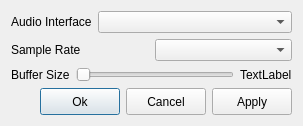
<?xml version="1.0" encoding="UTF-8"?>
<ui version="4.0">
 <class>AudioConfigurationDialog</class>
 <widget class="QDialog" name="AudioConfigurationDialog">
  <property name="geometry">
   <rect>
    <x>0</x>
    <y>0</y>
    <width>303</width>
    <height>126</height>
   </rect>
  </property>
  <property name="sizePolicy">
   <sizepolicy hsizetype="Fixed" vsizetype="Fixed">
    <horstretch>0</horstretch>
    <verstretch>0</verstretch>
   </sizepolicy>
  </property>
  <property name="windowTitle">
   <string>Dialog</string>
  </property>
  <layout class="QVBoxLayout" name="verticalLayout">
   <item>
    <layout class="QHBoxLayout" name="horizontalLayout">
     <item>
      <widget class="QLabel" name="label">
       <property name="sizePolicy">
        <sizepolicy hsizetype="Preferred" vsizetype="Preferred">
         <horstretch>0</horstretch>
         <verstretch>0</verstretch>
        </sizepolicy>
       </property>
       <property name="minimumSize">
        <size>
         <width>0</width>
         <height>0</height>
        </size>
       </property>
       <property name="text">
        <string>Audio Interface</string>
       </property>
      </widget>
     </item>
     <item>
      <widget class="QComboBox" name="audioIFComboBox">
       <property name="sizePolicy">
        <sizepolicy hsizetype="Expanding" vsizetype="Fixed">
         <horstretch>0</horstretch>
         <verstretch>0</verstretch>
        </sizepolicy>
       </property>
      </widget>
     </item>
    </layout>
   </item>
   <item>
    <layout class="QHBoxLayout" name="horizontalLayout_2">
     <item>
      <widget class="QLabel" name="label_2">
       <property name="sizePolicy">
        <sizepolicy hsizetype="Preferred" vsizetype="Preferred">
         <horstretch>0</horstretch>
         <verstretch>0</verstretch>
        </sizepolicy>
       </property>
       <property name="minimumSize">
        <size>
         <width>0</width>
         <height>0</height>
        </size>
       </property>
       <property name="text">
        <string>Sample Rate</string>
       </property>
      </widget>
     </item>
     <item>
      <widget class="QComboBox" name="sampleRateComboBox">
       <property name="sizePolicy">
        <sizepolicy hsizetype="Preferred" vsizetype="Fixed">
         <horstretch>0</horstretch>
         <verstretch>0</verstretch>
        </sizepolicy>
       </property>
      </widget>
     </item>
    </layout>
   </item>
   <item>
    <layout class="QHBoxLayout" name="horizontalLayout_4">
     <item>
      <widget class="QLabel" name="label_3">
       <property name="sizePolicy">
        <sizepolicy hsizetype="Preferred" vsizetype="Preferred">
         <horstretch>0</horstretch>
         <verstretch>0</verstretch>
        </sizepolicy>
       </property>
       <property name="minimumSize">
        <size>
         <width>0</width>
         <height>0</height>
        </size>
       </property>
       <property name="text">
        <string>Buffer Size</string>
       </property>
      </widget>
     </item>
     <item>
      <widget class="QSlider" name="bufferSizeSlider">
       <property name="minimum">
        <number>1</number>
       </property>
       <property name="maximum">
        <number>4096</number>
       </property>
       <property name="orientation">
        <enum>Qt::Horizontal</enum>
       </property>
      </widget>
     </item>
     <item>
      <widget class="QLabel" name="bufferSizeLabel">
       <property name="text">
        <string>TextLabel</string>
       </property>
      </widget>
     </item>
    </layout>
   </item>
   <item>
    <layout class="QHBoxLayout" name="horizontalLayout_3">
     <item>
      <spacer name="horizontalSpacer">
       <property name="orientation">
        <enum>Qt::Horizontal</enum>
       </property>
       <property name="sizeHint" stdset="0">
        <size>
         <width>40</width>
         <height>20</height>
        </size>
       </property>
      </spacer>
     </item>
     <item>
      <widget class="QPushButton" name="OkButton">
       <property name="sizePolicy">
        <sizepolicy hsizetype="Minimum" vsizetype="Expanding">
         <horstretch>0</horstretch>
         <verstretch>0</verstretch>
        </sizepolicy>
       </property>
       <property name="text">
        <string>Ok</string>
       </property>
      </widget>
     </item>
     <item>
      <widget class="QPushButton" name="CancelButton">
       <property name="sizePolicy">
        <sizepolicy hsizetype="Minimum" vsizetype="Expanding">
         <horstretch>0</horstretch>
         <verstretch>0</verstretch>
        </sizepolicy>
       </property>
       <property name="text">
        <string>Cancel</string>
       </property>
      </widget>
     </item>
     <item>
      <widget class="QPushButton" name="ApplyButton">
       <property name="sizePolicy">
        <sizepolicy hsizetype="Minimum" vsizetype="Expanding">
         <horstretch>0</horstretch>
         <verstretch>0</verstretch>
        </sizepolicy>
       </property>
       <property name="text">
        <string>Apply</string>
       </property>
      </widget>
     </item>
    </layout>
   </item>
  </layout>
 </widget>
 <resources/>
 <connections>
  <connection>
   <sender>OkButton</sender>
   <signal>clicked()</signal>
   <receiver>AudioConfigurationDialog</receiver>
   <slot>OkClicked()</slot>
   <hints>
    <hint type="sourcelabel">
     <x>130</x>
     <y>115</y>
    </hint>
    <hint type="destinationlabel">
     <x>320</x>
     <y>95</y>
    </hint>
   </hints>
  </connection>
  <connection>
   <sender>CancelButton</sender>
   <signal>clicked()</signal>
   <receiver>AudioConfigurationDialog</receiver>
   <slot>CancelClicked()</slot>
   <hints>
    <hint type="sourcelabel">
     <x>211</x>
     <y>115</y>
    </hint>
    <hint type="destinationlabel">
     <x>407</x>
     <y>92</y>
    </hint>
   </hints>
  </connection>
  <connection>
   <sender>ApplyButton</sender>
   <signal>clicked()</signal>
   <receiver>AudioConfigurationDialog</receiver>
   <slot>ApplyClicked()</slot>
   <hints>
    <hint type="sourcelabel">
     <x>292</x>
     <y>115</y>
    </hint>
    <hint type="destinationlabel">
     <x>494</x>
     <y>95</y>
    </hint>
   </hints>
  </connection>
  <connection>
   <sender>bufferSizeSlider</sender>
   <signal>valueChanged(int)</signal>
   <receiver>AudioConfigurationDialog</receiver>
   <slot>BufferSizeSliderChanged(int)</slot>
   <hints>
    <hint type="sourcelabel">
     <x>99</x>
     <y>72</y>
    </hint>
    <hint type="destinationlabel">
     <x>29</x>
     <y>107</y>
    </hint>
   </hints>
  </connection>
  <connection>
   <sender>audioIFComboBox</sender>
   <signal>currentIndexChanged(int)</signal>
   <receiver>AudioConfigurationDialog</receiver>
   <slot>audioInterfaceChanged(int)</slot>
   <hints>
    <hint type="sourcelabel">
     <x>140</x>
     <y>19</y>
    </hint>
    <hint type="destinationlabel">
     <x>60</x>
     <y>5</y>
    </hint>
   </hints>
  </connection>
 </connections>
 <slots>
  <slot>OkClicked()</slot>
  <slot>CancelClicked()</slot>
  <slot>ApplyClicked()</slot>
  <slot>BufferSizeSliderChanged(int)</slot>
  <slot>audioInterfaceChanged(int)</slot>
 </slots>
</ui>
